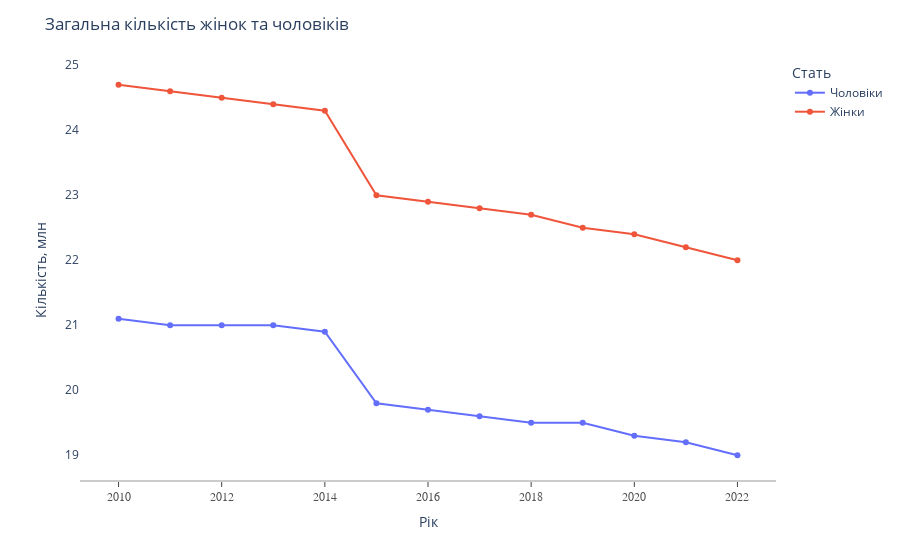

This figure's notebook cell:
### Code cell
fig = px.line(amount, x='Рік', y='Кількість', color='Стать', markers=True, labels = {'Кількість':'Кількість, млн'})
fig.update_layout(
    xaxis=dict(
        showline=True,
        showgrid=False,
        linecolor='rgb(204, 204, 204)',
        linewidth=2,
        ticks='outside',
        tickfont=dict(
            family='Arial',
            size=12,
            color='rgb(82, 82, 82)')))
fig.update_layout(plot_bgcolor='rgba(0,0,0,0)',  
                  )
fig.update_layout(title_text='Загальна кількість жінок та чоловіків')
fig

### Figure 1 — Plotly figure (JSON) as saved in the notebook; plotly's stock layout.template omitted (floating-point values rounded to 4 significant figures)
{"data": [{"hovertemplate": "Стать=Чоловіки<br>Рік=%{x}<br>Кількість, млн=%{y}<extra></extra>", "legendgroup": "Чоловіки", "line": {"color": "#636efa", "dash": "solid"}, "marker": {"symbol": "circle"}, "mode": "markers+lines", "name": "Чоловіки", "orientation": "v", "showlegend": true, "type": "scatter", "x": [2010, 2011, 2012, 2013, 2014, 2015, 2016, 2017, 2018, 2019, 2020, 2021, 2022], "xaxis": "x", "y": [21.1, 21, 21, 21, 20.9, 19.8, 19.7, 19.6, 19.5, 19.5, 19.3, 19.2, 19], "yaxis": "y"}, {"hovertemplate": "Стать=Жінки <br>Рік=%{x}<br>Кількість, млн=%{y}<extra></extra>", "legendgroup": "Жінки ", "line": {"color": "#EF553B", "dash": "solid"}, "marker": {"symbol": "circle"}, "mode": "markers+lines", "name": "Жінки ", "orientation": "v", "showlegend": true, "type": "scatter", "x": [2010, 2011, 2012, 2013, 2014, 2015, 2016, 2017, 2018, 2019, 2020, 2021, 2022], "xaxis": "x", "y": [24.7, 24.6, 24.5, 24.4, 24.3, 23, 22.9, 22.8, 22.7, 22.5, 22.4, 22.2, 22], "yaxis": "y"}], "layout": {"legend": {"title": {"text": "Стать"}, "tracegroupgap": 0}, "margin": {"t": 60}, "plot_bgcolor": "rgba(0,0,0,0)", "title": {"text": "Загальна кількість жінок та чоловіків"}, "xaxis": {"anchor": "y", "domain": [0, 1], "linecolor": "rgb(204, 204, 204)", "linewidth": 2, "showgrid": false, "showline": true, "tickfont": {"color": "rgb(82, 82, 82)", "family": "Arial", "size": 12}, "ticks": "outside", "title": {"text": "Рік"}}, "yaxis": {"anchor": "x", "domain": [0, 1], "title": {"text": "Кількість, млн"}}}}
